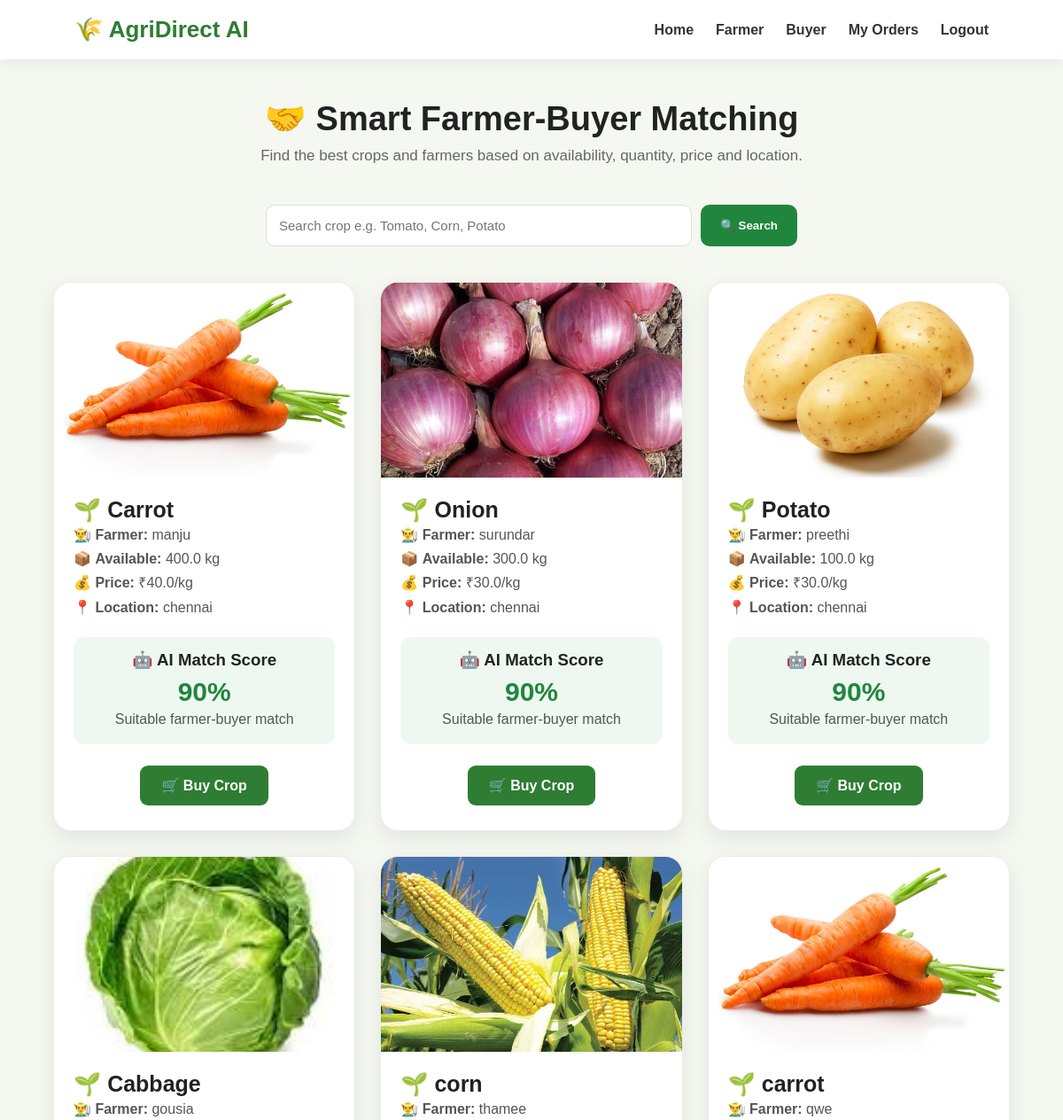
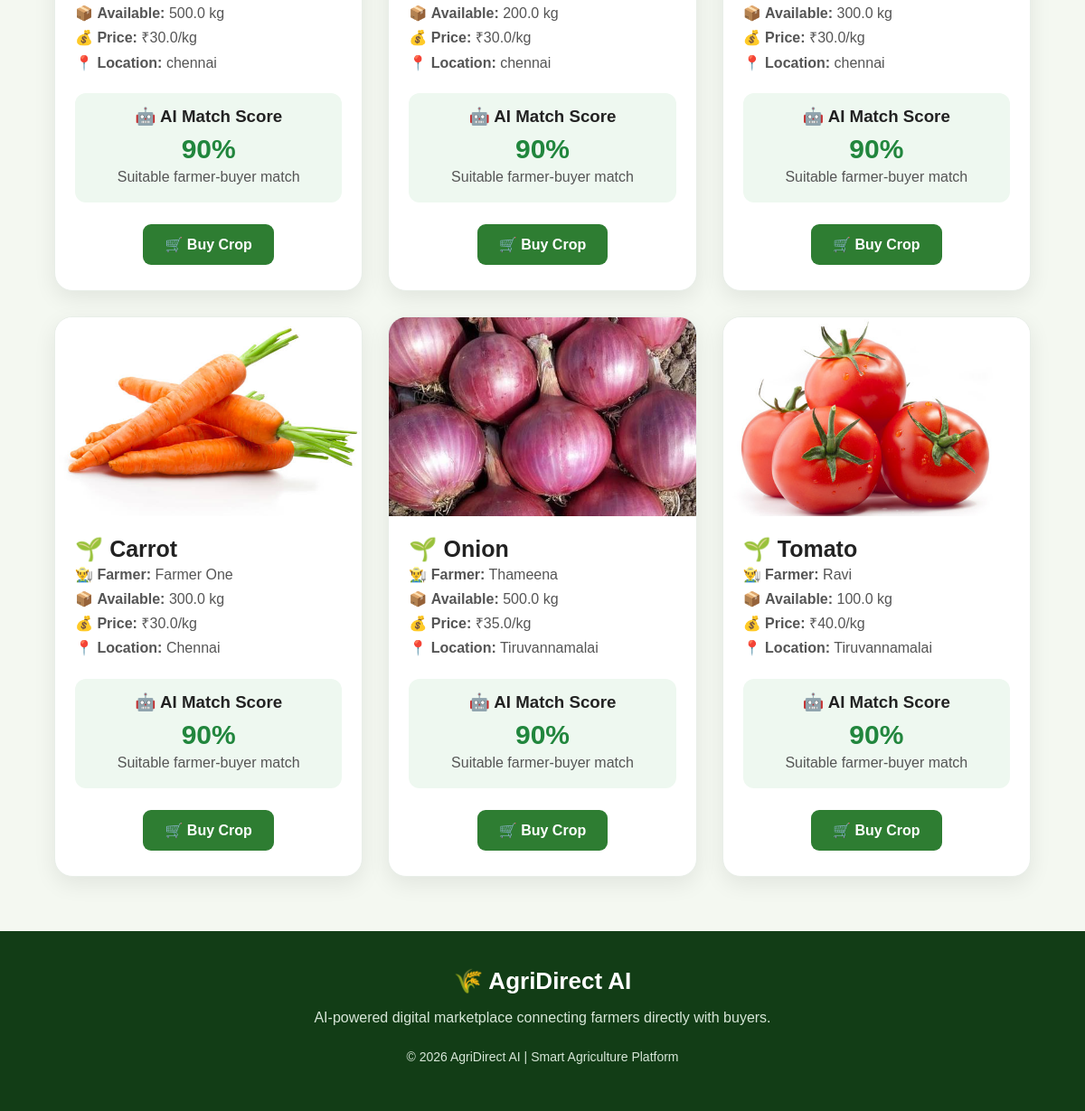
Screenshot of /smart-matching/ (signed in) with the database file from the repository (2 pictures, top to bottom).
### marketplace/models.py (models this page shows, shortened)
class Crop(models.Model):
    farmer = models.ForeignKey(
        User,
        on_delete=models.CASCADE,
        null=True,
        blank=True
    )
    farmer_name = models.CharField(max_length=100)
    crop_name = models.CharField(max_length=100)
    quantity = models.FloatField()
    price = models.FloatField()
    location = models.CharField(max_length=100)
    description = models.TextField(blank=True)
    created_at = models.DateTimeField(auto_now_add=True)
    @property
    def image_filename(self):
        image_map = {
            "tomato": "tomato.jpg",
            "onion": "onion.jpg",
            "carrot": "carrot.jpg",
            "beetroot": "beetroot.jpg",
            "cabbage": "cabbage.jpg",
            "cauliflower": "cauliflower.jpg",
            "corn": "corn.jpg",
            "drumstick": "drumstick.jpg",
            "lady finger": "lady finger.jpg",
            "potato": "potato.jpg",
        }
        return image_map.get(
            self.crop_name.lower().strip(),
            "tomato.jpg"
        )

### marketplace/views.py (the view)
# urls.py: path('smart-matching/', views.smart_matching, name='smart_matching'),
@login_required(login_url='/login/')
def smart_matching(request):
    search_crop = request.GET.get(
        'crop',
        ''
    ).strip()
    if search_crop:
        crops = Crop.objects.filter(
            crop_name__icontains=search_crop
        ).order_by(
            '-created_at'
        )
    else:
        crops = Crop.objects.all().order_by(
            '-created_at'
        )
    for crop in crops:
        score = 70
        if crop.quantity >= 100:
            score += 10
        if crop.price <= 50:
            score += 10
        if (
            search_crop
            and
            search_crop.lower()
            ==
            crop.crop_name.lower()
        ):
            score += 10
        crop.match_score = min(
            score,
            100
        )
    return render(
        request,
        'marketplace/smart_matching.html',
        {
            'crops': crops,
            'search_crop': search_crop
        }
    )

### marketplace/templates/marketplace/smart_matching.html (shortened to what this page needs)
{% load static %}
<!DOCTYPE html>
<html lang="en">
<head>
    <link rel="stylesheet"
          href="{% static 'marketplace/style.css' %}">
</head>
<body>
<nav>
    <div class="logo">
        🌾 AgriDirect AI
    </div>
    <div class="nav-links">
        <a href="/">Home</a>
        <a href="/farmer/">Farmer</a>
        <a href="/buyer/">Buyer</a>
        <a href="/orders/">My Orders</a>
        <a href="/logout/">Logout</a>
    </div>
</nav>
<section class="matching-header">
    <h1>
        🤝 Smart Farmer-Buyer Matching
    </h1>
    <p>
        Find the best crops and farmers based on
        availability, quantity, price and location.
    </p>
</section>
<form method="GET" class="search-box">
    <input
        type="text"
        name="crop"
        value="{{ search_crop }}"
        placeholder="Search crop e.g. Tomato, Corn, Potato">
    <button type="submit">
        🔍 Search
    </button>
</form>
<div class="matching-grid">
    {% for crop in crops %}
    <div class="matching-card">
        <img
            src="{% static 'marketplace/images/' %}{{ crop.image_filename }}"
            alt="{{ crop.crop_name }}"
            class="crop-image">
        <div class="matching-content">
            <h2>
                🌱 {{ crop.crop_name }}
            </h2>
            <p>
                👨‍🌾 <strong>Farmer:</strong>
                {{ crop.farmer_name }}
            </p>
            <p>
                📦 <strong>Available:</strong>
                {{ crop.quantity }} kg
            </p>
            <p>
                💰 <strong>Price:</strong>
                ₹{{ crop.price }}/kg
            </p>
            <p>
                📍 <strong>Location:</strong>
                {{ crop.location }}
            </p>
            <div class="score-box">
                <h3>
                    🤖 AI Match Score
                </h3>
                <div class="score">
                    {{ crop.match_score }}%
                </div>
                <p>
                    Suitable farmer-buyer match
                </p>
            </div>
            <div class="buy-button">
                <a
                    href="/buy/{{ crop.id }}/"
                    class="btn primary">
                    🛒 Buy Crop
                </a>
            </div>
        </div>
    </div>
    {% endfor %}
</div>
<footer>
    <div class="logo">
        🌾 AgriDirect AI
    </div>
    <p>
        AI-powered digital marketplace connecting
        farmers directly with buyers.
    </p>
    <p class="copyright">
        © 2026 AgriDirect AI | Smart Agriculture Platform
    </p>
</footer>
</body>
</html>

### marketplace/static/marketplace/style.css (style rules this page uses)
* { margin: 0; padding: 0; box-sizing: border-box; }
body { font-family: Arial, sans-serif; background: #f4f8f1; color: #222; }
nav { display: flex; justify-content: space-between; align-items: center; padding: 18px 7%; background: white; box-shadow: 0 3px 15px rgba(0, 0, 0, 0.08); position: sticky; top: 0; z-index: 100; }
.logo { font-size: 26px; font-weight: bold; color: #2e7d32; }
.nav-links { display: flex; align-items: center; }
nav a { text-decoration: none; color: #333; margin-left: 25px; font-weight: 600; transition: 0.3s; }
.btn { display: inline-block; padding: 13px 24px; margin: 6px; border-radius: 9px; text-decoration: none; font-weight: bold; transition: 0.3s; border: none; cursor: pointer; }
.primary { background: #2e7d32; color: white; }
input, textarea, select { padding: 12px; border: 1px solid #ccc; border-radius: 8px; font-size: 15px; outline: none; }
footer { padding: 40px 8%; text-align: center; background: #123d16; color: white; }
footer .logo { color: white; margin-bottom: 12px; }
footer p { color: #d7e6d8; margin: 8px 0; line-height: 1.6; }
.copyright { font-size: 14px; margin-top: 20px !important; }

### marketplace/templates/marketplace/smart_matching.html (style rules this page uses)
.matching-header { text-align: center; padding: 45px 20px 25px; }
.matching-header h1 { font-size: 38px; margin-bottom: 10px; }
.matching-header p { color: #666; font-size: 17px; }
.search-box { width: 90%; max-width: 600px; margin: 20px auto 40px; display: flex; gap: 10px; }
.search-box input { flex: 1; padding: 14px; border: 1px solid #ddd; border-radius: 10px; font-size: 15px; }
.search-box button { padding: 14px 22px; border: none; border-radius: 10px; background: #21863d; color: white; font-weight: bold; cursor: pointer; }
.matching-grid { width: 90%; max-width: 1200px; margin: auto auto 60px; display: grid; grid-template-columns: repeat(3, 1fr); gap: 28px; }
.matching-card { background: white; border-radius: 20px; overflow: hidden; border: 1px solid #e8eee8; box-shadow: 0 8px 25px rgba(0,0,0,0.08); transition: 0.3s; }
.crop-image { width: 100%; height: 220px; object-fit: cover; display: block; }
.matching-content { padding: 22px; }
.matching-content h2 { margin-top: 0; font-size: 25px; }
.matching-content p { color: #555; line-height: 1.7; }
.score-box { margin-top: 20px; padding: 15px; border-radius: 12px; background: #eef8f0; text-align: center; }
.score-box h3 { margin: 0 0 8px; }
.score { font-size: 30px; font-weight: bold; color: #21863d; }
.buy-button { display: block; text-align: center; margin-top: 18px; }

### rows the page displays
Crop: crop_name "Carrot", farmer_name "manju", quantity "400.0", price "40.0", location "chennai", match_score "90"
Crop: crop_name "Onion", farmer_name "surundar", quantity "300.0", price "30.0", location "chennai", match_score "90"
Crop: shows a picture, crop_name "Potato", farmer_name "preethi", quantity "100.0", price "30.0", location "chennai", match_score "90"
Crop: shows a picture, crop_name "Cabbage", farmer_name "gousia", quantity "500.0", price "30.0", location "chennai", match_score "90"
Crop: image_filename (picture), crop_name "corn", farmer_name "thamee", quantity "200.0", price "30.0", location "chennai", match_score "90"
Crop: image_filename (picture), crop_name "carrot", farmer_name "qwe", quantity "300.0", price "30.0", location "chennai", match_score "90"
Crop: crop_name "Carrot", farmer_name "Farmer One", quantity "300.0", price "30.0", location "Chennai", match_score "90"
Crop: crop_name "Onion", farmer_name "Thameena", quantity "500.0", price "35.0", location "Tiruvannamalai", match_score "90"
Crop: shows a picture, crop_name "Tomato", farmer_name "Ravi", quantity "100.0", price "40.0", location "Tiruvannamalai", match_score "90"
